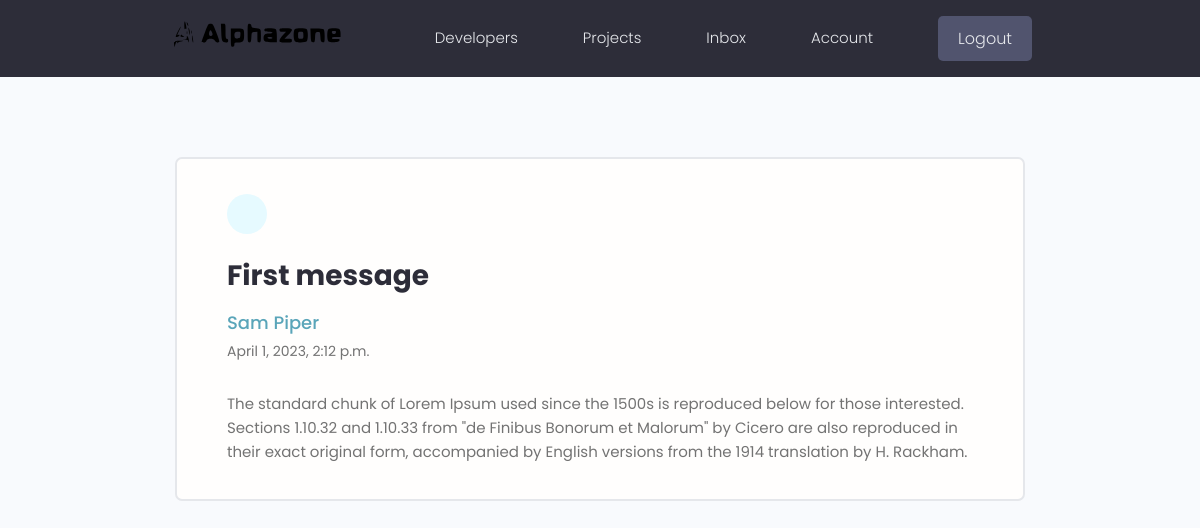
The app's page /message/7331bb3d-9c51-437e-8e7c-e220cdf324aa/ (signed in) with its own data.
### users/models.py (models this page shows, shortened)
class Message(models.Model):
    sender = models.ForeignKey(Profile, on_delete=models.SET_NULL, null=True, blank=True)
    recipient = models.ForeignKey(
        Profile, on_delete=models.SET_NULL, null=True, blank=True, related_name="messages")
    name = models.CharField(max_length=200, null=True, blank=True)
    email = models.EmailField(max_length=200, null=True, blank=True)
    subject = models.CharField(max_length=200, null=True, blank=True)
    body = models.TextField()
    is_read = models.BooleanField(default=False, null=True)
    created = models.DateTimeField(auto_now_add=True)
    id = models.UUIDField(default=uuid.uuid4, unique=True,
                          primary_key=True, editable=False)
    class Meta:
        ordering = ['is_read', '-created']

### users/views.py (the view)
# urls.py: path('message/<str:pk>/', views.viewMessage, name='message'),
@login_required(login_url='login')
def viewMessage(request, pk):
    profile = request.user.profile
    message = profile.messages.get(id=pk)
    if message.is_read == False:
        message.is_read = True
        message.save()
    context = {'message': message}
    return render(request, 'users/message.html', context)

### users/templates/users/message.html (shortened to what this page needs)
{% extends 'main.html' %}
{% block content %}
  <main class="messagePage my-xl">
    <div class="content-box">
      <div class="message">
        <a class="backButton" href="{% url 'inbox' %}"></a>
        <h2 class="message__subject">{{message.subject}}</h4>
          {% if message.sender %}
          <a href="{% url 'user-profile' message.sender.id %}" class="message__author">{{message.name}}</a>
          {% else %}
          <p class="message__author">{{message.name}}</p>
          {% endif %}
          <p class="message__date">{{message.created}}</p>
          <div class="message__body">{{message.body|linebreaksbr}}</div>
      </div>
    </div>
  </main>
  {% endblock content %}

### static/styles/app.css (style rules this page uses)
:root { --color-sub: #2d2d39; }
.content-box { width: 95%; max-width: 85rem; margin: 0 auto; }
.message { padding: 2.5rem 0; }
.message > a { display: flex; gap: 1rem; }
.message__author, .message__date { flex-basis: 25%; }
.message__subject { flex-basis: 50%; }
.message__date { text-align: right; }
.messagePage .message { list-style: none; background: var(--color-white); padding: 3.5rem 5rem; border: 2px solid var(--color-light); border-radius: 0.7rem; }
.messagePage .message__subject { font-size: 2.8rem; color: var(--color-sub); margin-bottom: 1rem; margin-top: 2rem; }
.messagePage .message__author { font-size: 1.8rem; font-weight: 500; }
.messagePage .message__date { font-size: 1.4rem; font-weight: 400; text-align: left; margin-bottom: 3rem; }
.backButton { background: var(--color-main-light); color: var(--color-main); width: 4rem; height: 4rem; display: flex; align-items: center; justify-content: center; border-radius: 50%; }

### static/uikit/styles/modules/_variables.css (style rules this page uses)
:root { --color-main: #5aa5b9; --color-main-light: #e6faff; --color-sub: #3f4156; --color-sub-light: #51546e; --color-sub-lighter: #ededfd; --color-text: #737373; --color-gray: #8b8b8b; --color-light: #e5e7eb; --color-light-gray: #767676; --color-bg: #f8fafd; --color-white: #fffefd; --color-white-light: #f3f3f3; --color-success: #359e64; --color-success-bg: #def8e8; --color-error: #fc4b0b; --color-error-bg: #fff2ee; --font-base: 'Poppins', arial, helvetica, 'Segoe UI', roboto, ubuntu, sans-serif; --font-monospace: 'Fira Code', 'Courier New', courier, monospace; --font-regular: 300; --font-medium: 500; --font-bold: 700; --generic-shadow: 1px 1px 5px #00000010; --generic-transition: all 0.3s ease-in-out; }

### static/uikit/styles/modules/_base.css (style rules this page uses)
* { margin: 0; padding: 0; box-sizing: border-box; text-rendering: optimizeLegibility; color: inherit; font-size: inherit; }
html { font-size: 50%; }
@media only screen and (min-width: 480px) { html { font-size: 56.25%; } }
@media only screen and (min-width: 1200px) { html { font-size: 62.5%; } }
body { line-height: 1.6; font-weight: 400; font-size: 1.5rem; color: var(--color-text); background-color: var(--color-bg); min-height: 100vh; }

### static/uikit/styles/modules/_typography.css (style rules this page uses)
* { font-family: var(--font-base); }
h2 { font-size: 3.6rem; font-weight: var(--font-bold); }
p, span, strong { font-size: 1.6rem; color: var(--color-text); font-weight: var(--font-regular); }
a { padding-bottom: 2px; text-decoration: none; display: inline-block; color: var(--color-main); font-weight: var(--font-medium); }

### static/uikit/styles/modules/_utilities.css (style rules this page uses)
.my-xl { margin: 8rem auto; }

### records on screen
Message: subject "First message", name "Sam Piper", created "April 1, 2023, 2:12 p.m.", body "The standard chunk of Lorem Ipsum used since the 1500s is reproduced below for those interested. Sections 1.10.32 and 1.10.33 from \"de Finibus Bonorum et Malorum\" by Cicero are also reproduced in their exact original form, accompanied by English versions from the 1914 translation by H. Rackham."
